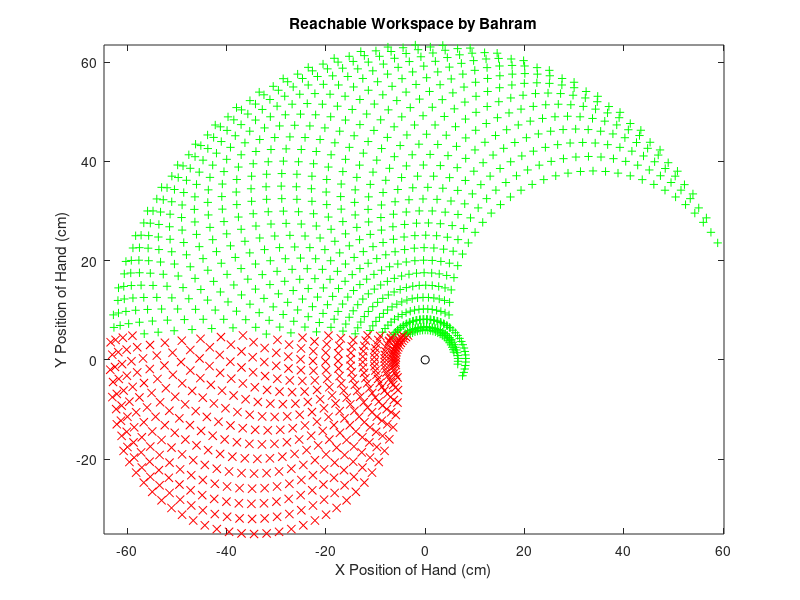

MATLAB code to generate this figure:
%% MEAM 520 Homework 1
%
% Starter code written by Professor Katherine J. Kuchenbecker
% University of Pennsylvania
%
% The goal of this assignment is to plot the reachable workspace of the
% human arm in the horizontal plane, treating it like an RR manipulator.

% Clear all of the existing variables.
clear


%% Define Variables
% Add your own variables here.

elbowmin_deg = 15;
elbowmax_deg = 180;
shouldermin_deg = 15;
shouldermax_deg = 190;
forarmlength_cm = 29;
humerouslength_cm = 35;


%% Set Up Plot

figure(1)
clf

% Plot the shoulder as a black circle at the origin.
plot(0,0,'ko')

% Turn hold on so that we can plot additional things on this figure.
hold on

% Force the axes to be displayed as the same scale.
axis equal

% Label the axes, with units.
xlabel('X Position of Hand (cm)')
ylabel('Y Position of Hand (cm)')

% Set the title of the plot.
title('Reachable Workspace by Bahram')


%% Plot the Reachable Workspace
% Update this code.

for i = shouldermin_deg:5:shouldermax_deg
    for j = elbowmin_deg:5:shouldermax_deg

        % Calculate x and y locations.  
        x = humerouslength_cm*cosd(i)+ forarmlength_cm*cosd(i+j);
        y = humerouslength_cm*sind(i)+ forarmlength_cm*sind(i+j);
        
        % Plot this position on the graph, setting the color based on the location.
        if ((y < 5) && (x < 0))
            plot(x,y,'rx')
        else
            plot(x,y,'g+')
        end
            
    end
end
